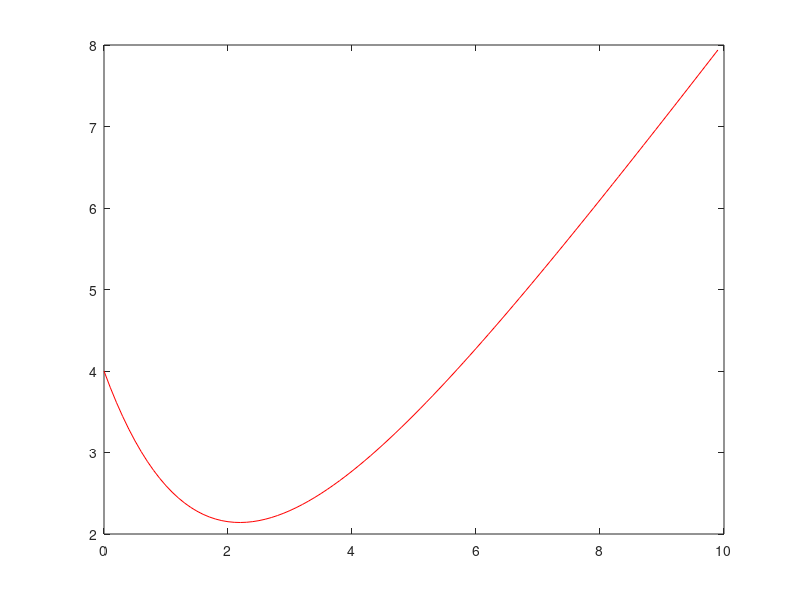
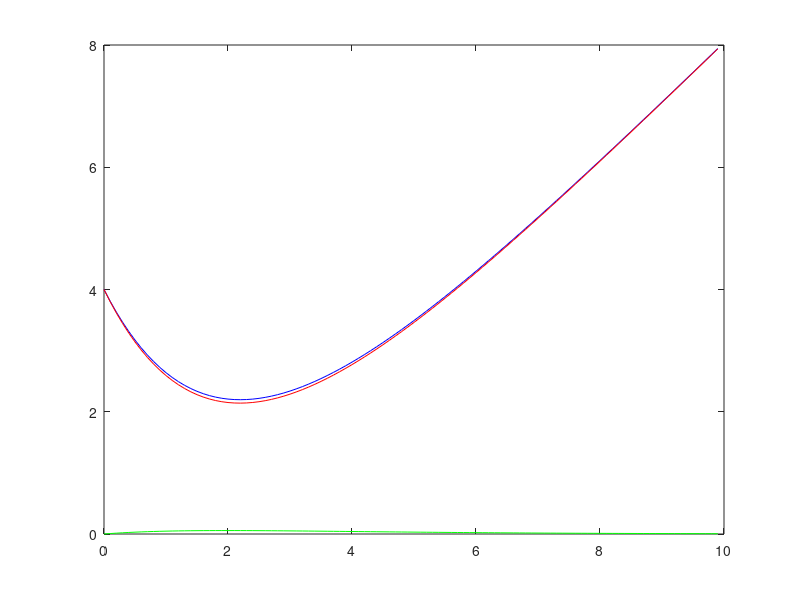

Write MATLAB code to recreate these figures, in order.
function euler_02

    %Definición de cosas%
    dt=0.10;
    ndt=100;

    t0=0;
    y0=4;

    y=zeros(ndt, 1);
    t=zeros(ndt, 1);

    y(1) = y0;
    t(1) = t0;

    %Euler%
    for j=1:ndt-1 %Es ndt-1 porque acá se está definiendo el punto siguiente
        k1 = dt*f_ord_1(t(j), y(j));
        y(j+1) = y(j) + k1;
        t(j+1) = t(j) + dt;
    endfor

    figure(1)
    grid on
    plot(t, y, 'r');

    %Comparación%

    for i=1 : ndt %Es ndt porque acá no se está definiendo el siguiente punto sino el actual
        yex(i) = 6*e^(-t(i)/2)-2+t(i);
        er(i) = abs(yex(i)-y(i));
    endfor

    normer = norm(er, inf);

    display(normer), "Este es el error máximo";

    figure(2);
    plot(t, yex, 'b', t, y, 'r', t, er, 'g');

end 

function fy=f_ord_1(x,z)
    fy=(x/2)-((1/2)*z);
end
